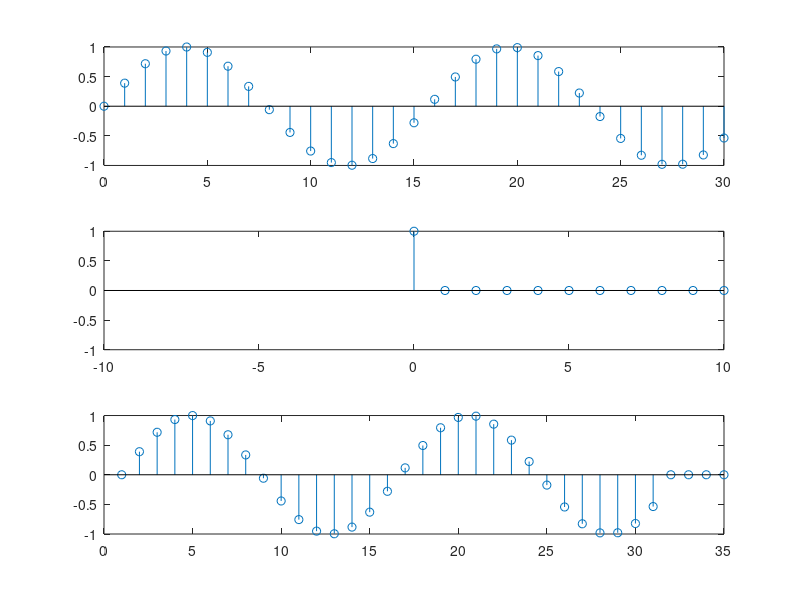

Write the MATLAB code that produced this figure.
%% Aula 11/05

% Aluno: Arthur Cadore M. B. 

%% Formatação base: 

close all
clear all
clc

n= 0:30;

%% sen (30 unidades) com periodicidade de 16 unidades

a=sin(n/2.5);

b=zeros(length(n),1);
b(1)=1;

c=conv(a,b);
      
%% Plot: 

figure(1)
subplot(3,1,1);
stem(n,a);


subplot(3,1,2);
stem(n,b);
axis([-10 10 -1 1])
hold


subplot(3,1,3);
stem(c);
axis([0 35 -1 1])
hold

